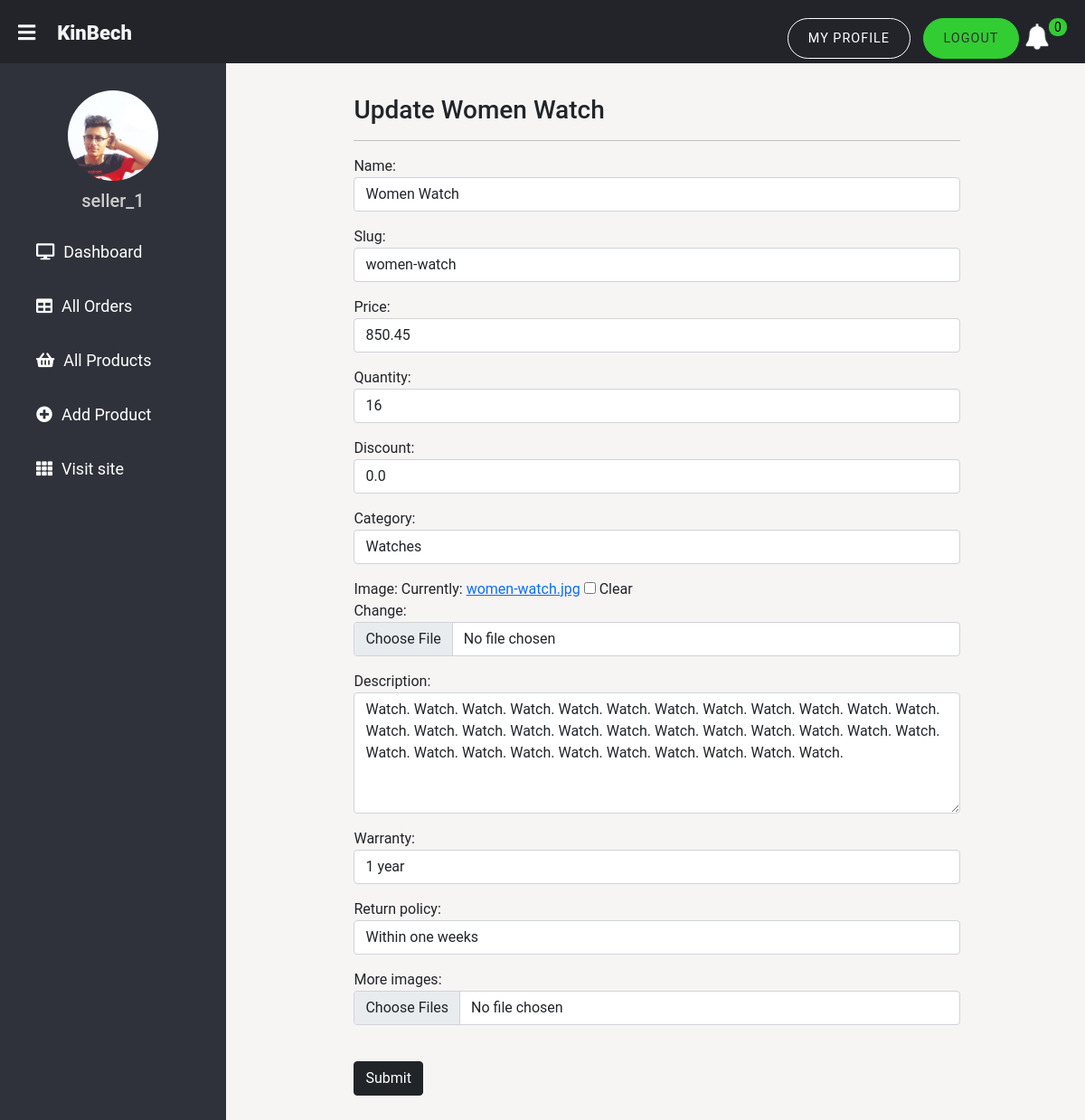
/seller/seller-product-update/women-watch (signed in), run on the app's committed database.
### store/models.py (models this page shows, shortened)
class Seller(models.Model):
    user = models.OneToOneField(
        User, on_delete=models.CASCADE, null=True, blank=True)
    name = models.CharField(max_length=50, null=True)
    phone = models.CharField(max_length=40, null=True)
    date_created = models.DateTimeField(auto_now_add=True, null=True)
    image = models.ImageField(null=True, blank=True)
    @property
    def imageURL(self):
        try:
            url = self.image.url
        except:
            url = "{% static 'images/user-image.jpg' %}"
        return url

class Product(models.Model):
    seller = models.ForeignKey(Seller, on_delete=models.CASCADE, null=True)
    name = models.CharField(max_length=200, null=True)
    slug = models.SlugField(unique=True, null=True)
    price = models.DecimalField(max_digits=7, decimal_places=2, null=True)
    quantity = models.PositiveIntegerField(default=1, null=True)
    brand = models.CharField(max_length=200, null=True)
    category = models.ForeignKey(Category, on_delete=models.CASCADE, null=True)
    image = models.ImageField(null=True, blank=True)
    description = models.TextField(null=True)
    discount = models.FloatField(default=0)
    warranty = models.CharField(max_length=50, null=True, blank=True)
    return_policy = models.CharField(max_length=60, null=True, blank=True)
    view_count = models.PositiveIntegerField(default=0)
    date_added = models.DateTimeField(auto_now_add=True, null=True)
    disable = models.BooleanField(default=False)

### seller/views.py (the view, shortened to what this page needs)
class sellerProductUpdate(UpdateView):
    template_name = 'seller/sellerProductUpdate.html'
    queryset = Product.objects.all()
    form_class = ProductForm

### seller/context_processors.py (called while the page is built)
def notification(request):
    if request.user.is_authenticated:
        try:
            seller = request.user.seller
        except:
            seller = Seller.objects.filter(id=1)
    else:
        seller = Seller.objects.filter(id=1)
    noti_orders = Order.objects.filter(orderitem__product__seller=seller, orderitem__orderItem_order_status="Order Received",
                                       orderitem__noti_status=True, complete=True).distinct().order_by("-id")
    canceledOrderItem = OrderItem.objects.filter(
        product__seller=seller, orderItem_order_status="Order Canceled", noti_status=True)
    return {'noti_orders': noti_orders, 'seller': seller, 'canceledOrderItem': canceledOrderItem}

### store/models.py (called while the page is built)
    def __str__(self):
        return self.title

### seller/templates/seller/sellerProductUpdate.html (shortened to what this page needs)
{% extends 'seller/sellerMain.html' %}
{% load static %}
{% load humanize %}
{% block content %}
<div class="container">
    <div class="row" style="margin-top:2.2rem;">
        <div class="col-md-10 mx-auto">
            <h3>Update {{product.name|truncatechars:60}}</h3>
            <hr>
            <form action="{% url 'seller:seller-product-update' product.slug %}" method="POST">
                {{form.as_p}}
                <br>
                <button type="submit" class="btn btn-dark mb-5">Submit</button>
            </form>
        </div>
    </div>
</div>
{% endblock content %}

### seller/templates/seller/sellerMain.html (shortened to what this page needs)
<!DOCTYPE html>
{% load static %}
<html lang="en">
<head>
    <link href="https://cdn.jsdelivr.net/npm/bootstrap@5.0.0-beta2/dist/css/bootstrap.min.css" rel="stylesheet"
>
    <link rel="stylesheet" href="https://pro.fontawesome.com/releases/v5.10.0/css/all.css"
 />
    <link rel="stylesheet" type="text/css" href="{% static 'css/style.css' %}">
    <link rel="stylesheet" type="text/css" href="{% static 'css/sellerStyle.css' %}">
</head>
<body>
    <div class="dashboard_header">
        <label for="check">
            <i class="fas fa-bars" id="sidebar_btn"></i>
        </label>
        <a href="{% url 'seller:seller-home' %}" class="site-logo" aria-label="homepage"
            style="font-size:22px;">KinBech</a>
        <div class="logo_noti">
            <ul class="nav__list">
                <li class="nav__list-item">
                    <a class="nav__link nav__link--btn seller-profile-btn" href="{% url 'seller:seller-profile' %}">My
                        Profile</a>
                </li>
                <li class="nav__list-item">
                    <a class="nav__link nav__link--btn nav__link--btn--highlight"
                        href="{% url 'auth:seller-logout' %}">Logout</a>
                </li>
                {% if noti_orders.count == 0 and canceledOrderItem.count == 0 %} <li class="cart-li">
                    <img id="noti-btn" class="cart-icon" src="{% static 'images/notification-icon.png' %}">
                </li>
                <p class="cart-total" id="total">0</p>
                {% elif noti_orders.count == 0 and canceledOrderItem.count > 0 %}
                <li class="cart-li">
                    <img id="noti-btn" class="cart-icon" src="{% static 'images/notification-icon.png' %}">
                </li>
                <p class="cart-total" id="total">{{canceledOrderItem.count}}</p>
                {% endif %}
            </ul>
        </div>
    </div>
    <div class="sidebar">
        <center>
            <img onClick="window.location.href='../seller-profile/'" src="{{seller.imageURL}}" class="profile_image"
                onerror=this.src="{% static 'images/user-image.jpg' %}" alt="">
            <h5 onClick="window.location.href='../seller-profile/'">{{seller.user.username}}</h5>
        </center>
        <a href="{% url 'seller:seller-home' %}"><i class="fas fa-desktop"></i><span>Dashboard</span></a>
        <a href="{% url 'seller:seller-order-list' %}"><i class="fas fa-table"></i><span>All Orders</span></a>
        <a href="{% url 'seller:seller-product-list' %}"><i class="fas fa-shopping-basket"></i><span>All
                Products</span></a>
        <a href="{% url 'seller:seller-product-add' %}"><i class="fas fa-plus-circle"></i><span>Add Product</span></a>
        <a href="{% url 'auth:seller-logout' %}"><i class="fas fa-th"></i><span>Visit site</span></a>
    </div>
    <div class="content">
        <div style="padding-top: 70px;">
            {% block content %}
            {% endblock content %}
        </div>
    </div>
</body>
</html>

### static/css/style.css (style rules this page uses)
body { margin: 0; padding: 0; font-family: "Roboto", sans-serif; }
:root { --primaryColor: #f09d51; --mainWhite: #fff; --text: #f4f4f4; --text-inverse: #333; --background: rgb(41, 41, 43); --mainSpacing: 0.1rem; --mainTransition: all 0.3s linear; }
.site-logo, .shop-now-text { font-weight: 900; font-size: 1.2rem; color: var(--text); text-decoration: none; }
.nav__list { list-style: none; margin: 0; padding: 0; display: flex; }
.nav__link { --spacing: 1em; text-decoration: none; color: inherit; display: inline-block; padding: calc(var(--spacing) / 2) var(--spacing); position: relative; text-transform: uppercase; letter-spacing: 2px; font-size: 0.9rem; }
.nav__link:after { content: ""; position: absolute; bottom: 0; left: var(--spacing); right: var(--spacing); height: 2px; background: currentColor; transform: scaleX(0); transition: transform 150ms ease-in-out; }
.nav__link--btn { border: 1.5px solid currentColor; border-radius: 2em; margin-left: 1em; transition: background 250ms ease-in-out; letter-spacing: 1px; padding: 0.75em 1.5em; }
.nav__link--btn::after { display: none; }
.nav__link--btn--highlight { background: limegreen; border-color: limegreen; color: #333; }
.cart-icon { width: 35px; margin-left: 7px; margin-top: 5px; cursor: pointer; }
.cart-total { display: block; text-align: center; color: #000; background-color: limegreen; width: 20px; height: 25px; border-radius: 50%; font-size: 14px; }
.row { padding-left: 100px; padding-top: 135px; width: 90%; }
ul { margin: 0; padding: 0; list-style: none; }

### static/css/sellerStyle.css (style rules this page uses)
body { padding: 0; margin: 0; font-family: "Roboto", sans-serif; background-color: rgb(247, 244, 244); }
.dashboard_header { position: fixed; z-index: 1; background-color: #22242a; padding: 20px; padding-left: 0px; width: 100%; height: 70px; }
.site-logo { transition: 0.5s; transition-property: color; }
.logo_noti { float: right; }
.seller-profile-btn { border: 1.5px solid white; color: white; transition: background 350ms ease-in-out; }
.sidebar { background-color: #2f323a; margin-top: 70px; padding-top: 30px; position: fixed; left: 0; width: 250px; height: 100%; transition: 0.5s; transition-property: left; }
.sidebar .profile_image { width: 100px; height: auto; max-height: 120px; border-radius: 50%; margin-bottom: 10px; }
.sidebar center img { transition: 0.5s; transition-property: opacity; cursor: pointer; }
.sidebar h5 { color: #ccc; margin-top: 0; margin-bottom: 15px; transition: 0.5s; transition-property: color; cursor: pointer; }
.sidebar a { color: #fff; display: block; width: 100%; line-height: 60px; text-decoration: none; padding-left: 40px; box-sizing: border-box; transition: 0.5s; transition-property: background; font-size: 18px; }
.sidebar i { padding-right: 10px; }
label #sidebar_btn { z-index: 1; color: #fff; cursor: pointer; font-size: 22px; margin: 5px 20px; padding-bottom: 20px; transition: 0.5s; transition-property: color; }
.content { margin-left: 250px; transition: 0.5s; box-sizing: border-box; }
.cart-icon { width: 26px; }
.cart-total { height: 20px; border-radius: 45%; }
.row { margin-left: 3rem; padding: 0; }

### data on the page
Seller: imageURL (picture), user.username "seller_1"
Product: name "Women Watch", slug "women-watch", price "850.45", quantity "16", discount "0.0", category "Watches", description "Watch. Watch. Watch. Watch. Watch. Watch. Watch. Watch. Watch. Watch. Watch. Watch. Watch. Watch. Watch. Watch. Watch. Watch. Watch. Watch. Watch. Watch. Watch. Watch. Watch. Watch. Watch. Watch. Watch. Watch. Watch. Watch. Watch. Watch.", warranty "1 year", return_policy "Within one weeks"
